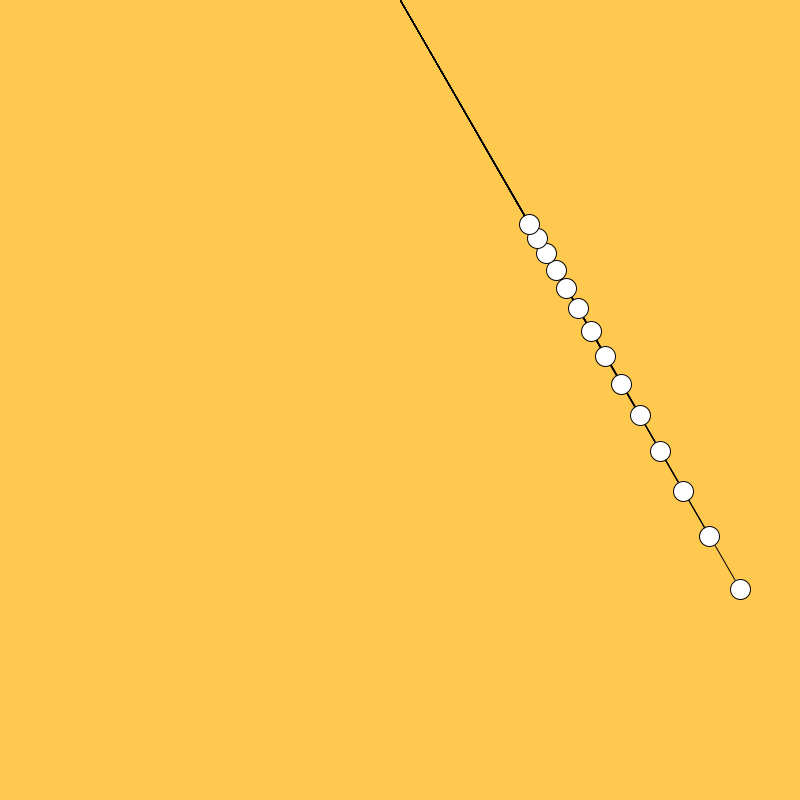
Frame 1 (no input)
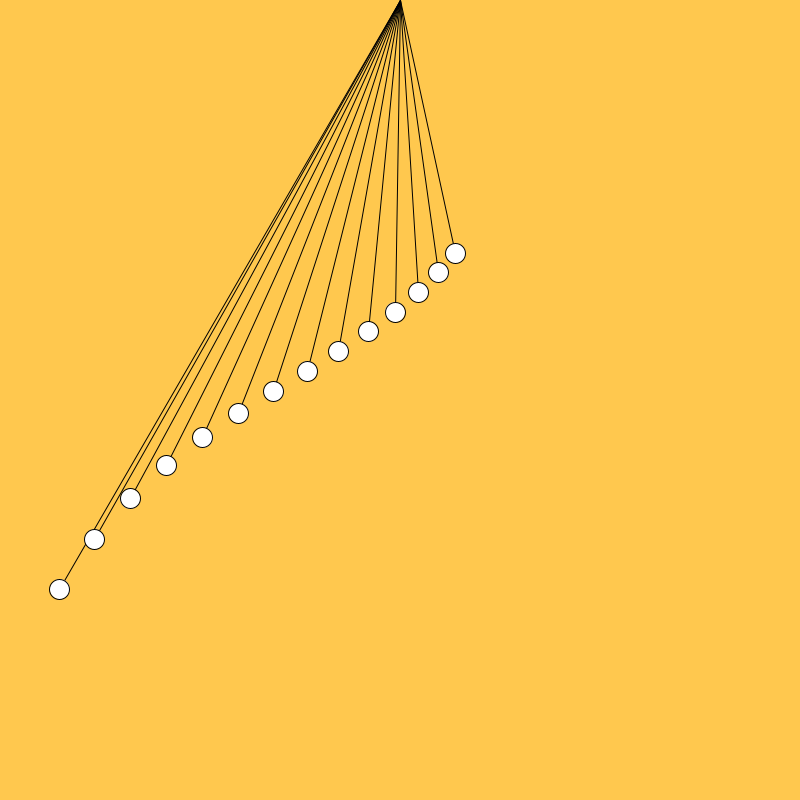
Frame 60 (the mouse pressed at the canvas centre just before this capture)
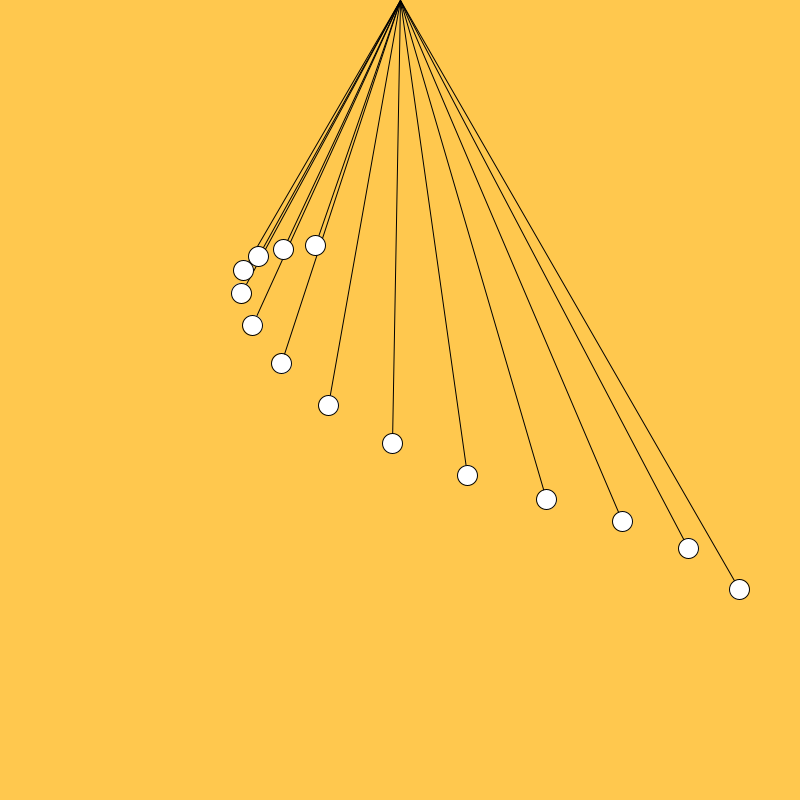
Frame 120 (the mouse held since frame 60 and released just before this capture)

The Processing sketch that drew these frames (run headless with seeded random() and noise(); from frame 60 on, the mouse is pressed at the canvas centre):

// Processing sketch: PendulumWave
// ── PendulumWave.pde
// https://en.wikipedia.org/wiki/Pendulum_wave

import java.util.ArrayList ;

ArrayList<Pendulum> pendulums = new ArrayList<Pendulum>();
PVector gravity = new PVector(0.0, 2) ;

void setup() {
  size(800, 800) ;
  frameRate(30) ;
  
  float initLength = 300000 ;
  
  //the lengths must be proportional to 1/i^2
  //just tweak initLength and the addition for j, to get it looking right.
  for(int i = 1 ; i < 15 ; i++) {
    float j = i + 20 ;
    float length = initLength / (j * j) ;
    
    Pendulum pend = new Pendulum(length, new PVector(400, 0)) ;
    //length = length * 1.41 ;
    //length = (i+1) * 30 ;
    pend.rotate(PI / -6) ;
    pendulums.add(pend) ;
  }
}

void draw() {
  background(255, 200, 78) ;
 
  for(Pendulum pend : pendulums){
    line(pend.ptOrigin.x, pend.ptOrigin.y, pend.ptOrigin.x + pend.x, pend.ptOrigin.y + pend.y) ;
    circle(pend.ptOrigin.x + pend.x, pend.ptOrigin.y + pend.y, 20);
    pend.advance(gravity) ;    
  } ;
}

// ── Pendulum.pde
class Pendulum extends PVector {
  PVector ptOrigin ;
  float motion;  //rotation per tick

  Pendulum(float length, PVector origin) {
    this.set(0, 1);
    this.setMag(length) ;
    this.motion = 0 ;//PI / 50 ;
    this.ptOrigin = origin ;
  }
  
  void advance(PVector force) {
    float a = PVector.angleBetween(this, force) ;
    //println("Angle:" + a) ;
    if(this.x < 0) {
      a = -1 * a ;
    }
    float m = (sin(a) / this.mag()) * force.mag() ;
    this.motion = this.motion + m ;
    
    //println("Motion:" + this.motion) ;
    this.rotate(this.motion) ;
  }
}
